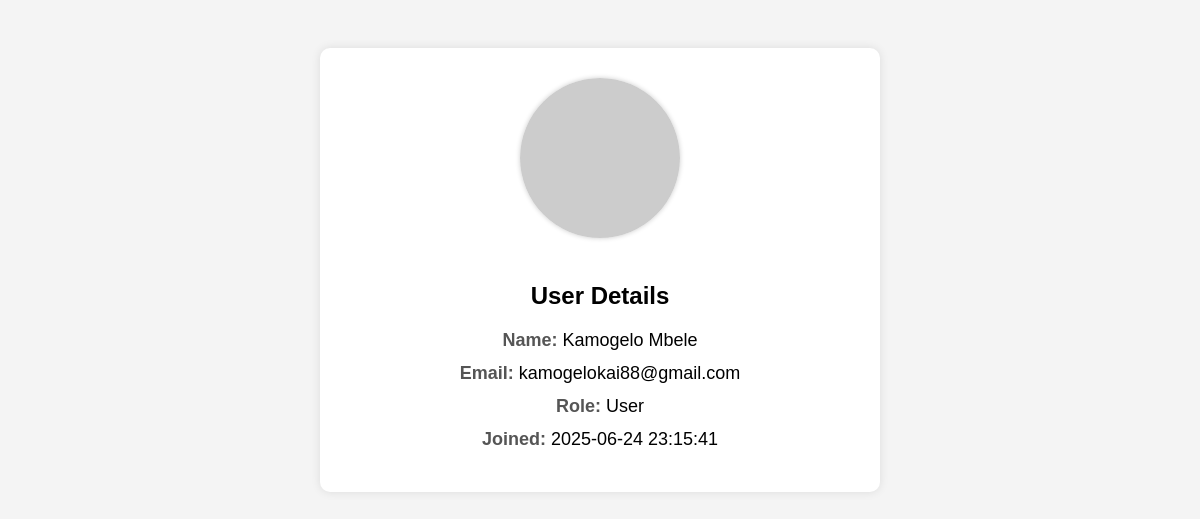
The app's page /dashboards/admin/view_user.php?id=1 with its own data.
### tables this page shows
CREATE TABLE `users` (
  `id` int(11) NOT NULL,
  `role` varchar(255) NOT NULL,
  `name` varchar(255) NOT NULL,
  `surname` varchar(255) NOT NULL,
  `email` varchar(255) NOT NULL,
  `password` varchar(255) NOT NULL,
  `created_at` timestamp NOT NULL DEFAULT current_timestamp(),
  `address` varchar(255) DEFAULT NULL,
  `profile_image` varchar(255) DEFAULT 'default.png'
);

### dashboards/admin/view_user.php (the view, shortened to what this page needs)
<?php
require_once '../../includes/db.php';
$id = intval($_GET['id']);
$user = $conn->query("SELECT * FROM users WHERE id = $id")->fetch_assoc();
$imagePath = !empty($user['image']) ? "../../uploads/" . $user['profile_image'] : "https://via.placeholder.com/200x200?text=No+Image";
?>
<!DOCTYPE html>
<html>
<head>
</head>
<body>
  <div class="box">
    <img src="<?= $imagePath ?>" class="profile-img" alt="User Profile Picture">
    <h2>User Details</h2>
    <div class="info">
      <p><span class="label">Name:</span> <?= $user['name'] . ' ' . $user['surname'] ?></p>
      <p><span class="label">Email:</span> <?= $user['email'] ?></p>
      <p><span class="label">Role:</span> <?= ucfirst($user['role']) ?></p>
      <p><span class="label">Joined:</span> <?= $user['created_at'] ?></p>
    </div>
  </div>
</body>
</html>

### dashboards/admin/view_user.php (style rules this page uses)
body { font-family: Arial, sans-serif; background: #f4f4f4; padding: 40px; }
.box { background: white; padding: 30px; border-radius: 10px; max-width: 500px; margin: auto; box-shadow: 0 0 10px rgba(0,0,0,0.1); text-align: center; }
h2 { margin-bottom: 20px; }
.profile-img { width: 160px; height: 160px; border-radius: 50%; object-fit: cover; margin-bottom: 20px; box-shadow: 0 0 5px rgba(0,0,0,0.2); }
.info p { font-size: 18px; margin: 12px 0; }
.label { font-weight: bold; color: #555; }

### records on screen
users: name "Kamogelo", surname "Mbele", email "kamogelokai88@gmail.com", role "User", created_at "2025-06-24 23:15:41"
